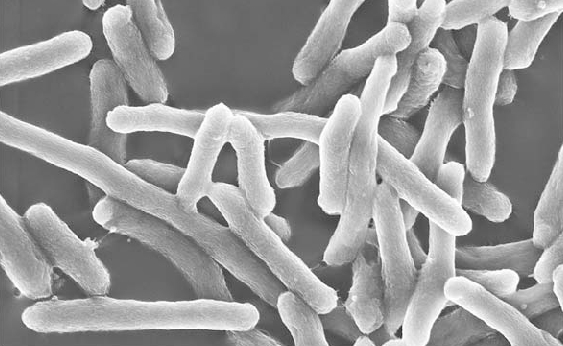
#> input picture sample-data/bacteria_before.jpg, 563 x 346 px, found by its file name
$ jupyter execute --allow-errors correction-midterm-exam-p1-p2.ipynb
#> lines starting #> are read from the running program, lines starting #| are printed output that depends on the picture; after the words box and inside, x2 and y2 are one past the last pixel; in counts of white or black regions, pixels touching at a corner belong together
# Midterm Exam (part 1) - Computational Physics I

### Date: Wednesday 17 April 2024
### Credits: 10 points

### Duration: 45 minutes

## 1. (2 points) Python functions
Explain what a python function is, and list 4 types of python functions.

A python function is a block of code that performs a specific task. It is a reusable piece of code that can be called multiple times. The four types of python functions are:

1. Built-in functions
2. User-defined functions
3. Lambda functions
4. Recursive functions

## 2. (2 points) Interpolation versus regression
Explain the difference between carrying out interpolation versus regression in data analysis. When
do you use interpolation and when regression?

The main difference between interpolation and regression is that interpolation is used to estimate values between known data points, while regression is used to estimate the relationship between variables. Interpolation is used when you have a set of data points and you want to estimate the value of a function at a point within the range of the data. Regression is used when you have a set of data points and you want to find the relationship between the variables that generated the data.

## 3. (2 points) Gauss methods for systems of linear equations
Briefly explain how the LU decomposition and the Gauss elimination methods for solving systems
of linear equations work.

LU decomposition work by decomposing the matrix into a lower triangular matrix and an upper triangular matrix. The system of equations is then solved by forward and backward substitution. Gauss elimination works by transforming the matrix into an upper triangular matrix through a series of row operations. The system of equations is then solved by back substitution.

## 4. (2 points) Systems of nonlinear equations
Indicate 2 methods that we can use to solve systems of linear equations in python, and briefly
explain how each method works.

In python we can use the following methods to solve systems of non-linear equations:

- fsolve from scipy.optimize: This function uses a numerical method to find the roots of a system of non-linear equations. It requires an initial guess for the solution and uses the Newton-Raphson method to iteratively improve the solution.

- sympy.solve: This function uses symbolic computation to find the roots of a system of non-linear equations. It requires the equations to be defined symbolically and can find both real and complex solutions.

## 5. (2 points) Image processing
Imagine you obtain the following photograph of iron crystals from a scanning electron micro-
scope (credits: NASA/JSC), and you are asked to isolate the more prominent crystals from the
background and from the rest of the image. Design and sketch a suitable algorithm workflow to
achieve this goal in python.

# Midterm Exam (part 2) - Computational Physics I

### Date: Wednesday 17 April 2024
### Credits: 10 points

### Duration: 1 hour 15 minutes

## Name:

### Instructions:

- When you finish, please send me the **.ipynb** file via email to wbanda@yachaytech.edu.ec

- The exam is individual. Please include your name in the notebook.

- Within a **single python notebook**, solve the following problems:

## 6. I/O and regression: damped pendulum (5 points)

This problem consists of studying damped oscillations. Remember that the 2nd-order ODE describing damped oscillations is:

$m\,\frac{d^2y}{dt^2}+b\,\frac{dy}{dt}+k\,y = 0$,

where $m=1\,\rm kg$ is the oscillator mass, $b$ is the damping coefficient, and $k$ is the force constant of the oscillator. The analytical solution to the above ODE, known as the the damped oscillation equation, reads:

$y(t)=A\,e^{-\beta\,t}\,\cos{(\omega\,t)}$,

where $A$ is  the inital oscillation amplitude, $\beta=\frac{b}{2m}$ is the damping ratio, and $\omega$ is the angular frequency of the oscillations given by:

$\omega = \sqrt{\frac{k}{m}-\frac{b^2}{4m^2}}$.

The data file given below contains a time series obtained from a damped harmonic oscillator experiment. The first column of the file has times in seconds $\rm [s]$ and the second column has the displacements in meters $\rm [m]$.

https://github.com/wbandabarragan/computational-physics-1/tree/main/sample-data/damped_pendulum.csv

##### Data reference: https://www.kaggle.com/datasets/cici118/damped-harmonic-oscillator

# Midterm Exam (part 2) - Computational Physics I

### Date: Wednesday 17 April 2024
### Credits: 10 points

### Duration: 1 hour 15 minutes

[cell 1]
import numpy as np
import matplotlib.pyplot as plt
import pandas as pd
import scienceplots as scplt
import scipy.optimize as opt
from PIL import Image, ImageDraw

#### a) Create a python I/O function that opens the data file and returns $2$ arrays, one for times and one for displacements.

[cell 2]
# Create a function to read the file
def io_function(filename):
    """
    """
    df1 = pd.read_csv(filename)

    # get the time and displacement arrays
    time_data    = df1["time"].values
    displacement = df1["displacement"].values

    return time_data, displacement

#### b) Call your I/O function and make a high-quality labeled plot of displacement (in the Y axis) versus time (in the X axis).

[cell 3]
# Filename
file_name = "./damped_pendulum.csv"

# call the function
#> (the rest of this cell did not finish here and is left out)

#> (a cell that did not finish here is left out)

#### c) Use a physically-motivated model (i.e. the damped oscillation equation), and constrain its free parameters by carrying out a regression.

[cell 5]
# Define the model
def model(t, A, beta, omega):
    return A * np.exp(-beta * t) * np.cos(omega * t)

#> (a cell that did not finish here is left out)

#> (a cell that did not finish here is left out)

#### d) Report the results from your regression, i.e. the best-fit values for the free parametes with their respective uncertainties. Using your results, identify or calculate the following quantities in physical units:

- The initial amplitude, $A$, of the oscillations.
- The damping ratio, $\beta$.
- The angular frequency, $\omega$, of the damped pendulum.
- The damping coefficient, $b$.
- The force constant of the oscillator, $k$.

From our fitting we know the initial amplitude, the damping ratio and the angular frequency. We can use these results to calculate the damping coefficient and the force constant of the oscillator.

#> (a cell that did not finish here is left out)

#> (a cell that did not finish here is left out)

#> (a cell that did not finish here is left out)

#### e) Make a plot showing the empirical data and the best-fit model obtained from your regression.

#> (a cell that did not finish here is left out)

## 7. Image processing: Scanning Electron Microscope of Escherichia coli (5 points)

This problem consists of analysing the reduction of the bacteria Escherichia coli (E. coli) after treatment with Zinc oxide (ZnO) nanoparticles. The images provided below were obtained from a Scanning Electron Microscope (SEM), before and after 5 hours of treatment with ZnO. One pixel of  the image has an area of $0.02^2\mu m^2$.

#### SEM image before ZnO treatment:
https://github.com/wbandabarragan/computational-physics-1/tree/main/sample-data/bacteria_before.jpg

#### SEM image after ZnO treatment:
https://github.com/wbandabarragan/computational-physics-1/tree/main/sample-data/bacteria_after.jpg

##### SEM images reference: Zhang et al. 2007, https://link.springer.com/article/10.1007/s11051-006-9150-1

To analyse how effective this antibacterial treatment is, carry out the following analysis in python:

#### a) Create a python function that reads in an image file and returns one its channels as an array.

[cell 12]
# Create a function to read the jpg image and return one of the channels
def read_image(image_file, channel = 0):
    """
    """
#> called with image_file = './bacteria_before.jpg', channel = 0
    # Open the image
    img = Image.open(image_file)
#> img is the input picture: PIL image 563x346 RGB; min 39, max 255, mean 153.2

    # Get the channel
    img_channel = img.split()[channel]

    # Convert to numpy array
    img_array = np.array(img_channel)

    return img_array

#### b) Call your function from (a), and:

- Make a 2-panel figure showing the before and after SEM images.
- Make a 2-panel figure showing the before and after pixel histograms of the SEM images.

[cell 13]
# define the image file
image_file1 = "./bacteria_before.jpg"
image_file2 = "./bacteria_after.jpg"

[cell 14]
# read the image
cell_before = read_image(image_file1, channel = 0)
cell_after  = read_image(image_file2, channel = 0)
#> call 2 of read_image, with image_file = './bacteria_after.jpg', channel = 0
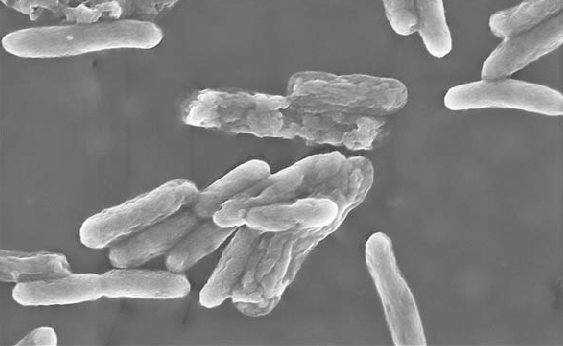
#> input picture sample-data/bacteria_after.jpg, 563 x 346 px, found by its file name
#> in read_image, img is the input picture: PIL image 563x346 RGB; min 54, max 255, mean 127.8

#> (a cell that did not finish here is left out)

[cell 16]
# We need to flatten the images and make a histogram
cell_before_flat = cell_before.reshape(cell_before.size, 1)
cell_after_flat  = cell_after.reshape(cell_after.size, 1)

#> (a cell that did not finish here is left out)

#### c) Create a python function that isolates the area covered by the E. coli bacteria from the background. Your function should read in an image channel array and return a cleaned binary image array with zeroes in the background and ones in the E. coli area.

[cell 18]
# c) Create a python function that isolates the area covered by the E. coli bacteria from the background. Your function should read in an image channel array and return a cleaned binary image array with zeroes in the background and ones in the E. coli area.

def isolate_bacteria(image_channel, threshold):
    """
    """
#> called with threshold = 116

    # Create a binary image
    binary_image = np.where(image_channel > threshold, 1, 0)
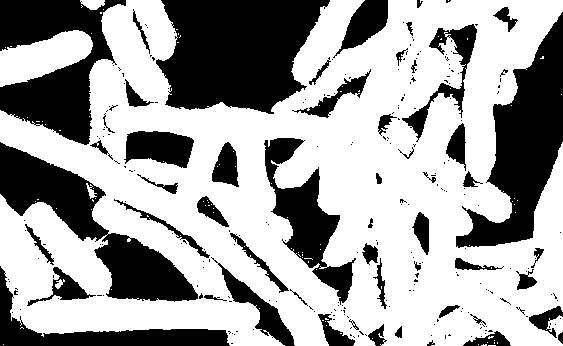
#> binary_image: shape (346, 563) int64; values 0 (black) and 1 (white), 64% white; 263 black regions (208 under 20 px), largest, box (x1, y1, x2, y2) and area: (156, 0, 330, 114) 14488, (456, 12, 563, 248) 10754, (0, 142, 198, 302) 9541

    return binary_image

#### d) Call your function from (c), and:

- Make a 2-panel figure showing the before and after binary images.
- Make a 2-panel figure showing the before and after pixel histograms of the binary images.

[cell 19]
# Apply the function to the images
binary_before = isolate_bacteria(cell_before, 116)
binary_after  = isolate_bacteria(cell_after, 127)
#> call 2 of isolate_bacteria, with threshold = 127
#> in isolate_bacteria (call 2), `binary_image = np.where(image_channel > threshold, 1, 0)`:
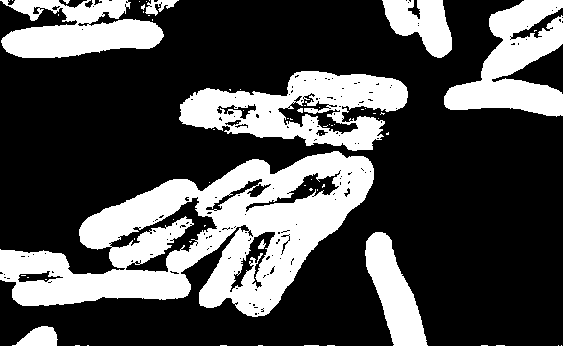
#> binary_image: shape (346, 563) int64; values 0 (black) and 1 (white), 30% white; 65 white regions (55 under 20 px), largest, box (x1, y1, x2, y2) and area: (0, 151, 374, 317) 28093, (179, 71, 408, 151) 9671, (444, 0, 563, 117) 7250

# Flatten the binary images
binary_before_flat = binary_before.reshape(binary_before.size, 1)
binary_after_flat  = binary_after.reshape(binary_after.size, 1)

#> (a cell that did not finish here is left out)

#> (a cell that did not finish here is left out)

#### e) Using your binary images, calculate the following:

- The total area in pixels and physical units covered by the E. coli bateria before and after treatment.
- The ratio between such areas, how effective is the antibacterial treatment with ZnO nanoparticles?

[cell 22]
# Now, let's compute the area covered by the bacteria

def compute_area(binary_image):
    """
    """
    # define the pixel size
    pixel_area = 0.02 ** 2 # [micrometers]

    # compute the area
    area = np.sum(binary_image) * pixel_area
#> area = 49.89

    return area

[cell 23]
# Compute the area covered by the bacteria before
area_before = compute_area(binary_before)
#> area_before = 49.89

# Compute the area covered by the bacteria after
area_after = compute_area(binary_after)
#> area_after = 23.35

# Report the results
print("Area covered by the bacteria before: ", round(area_before, 4), " [μm^2]")
#| Area covered by the bacteria before:  49.886  [μm^2]
print("Area covered by the bacteria after: ", round(area_after, 4), " [μm^2]")
#| Area covered by the bacteria after:  23.3464  [μm^2]

[cell 24]
# Compute the ratio of the areas
ratio = area_after / area_before
#> ratio = 0.468

# Report the results
print("Ratio of the areas: ", round(ratio, 4))
#| Ratio of the areas:  0.468
